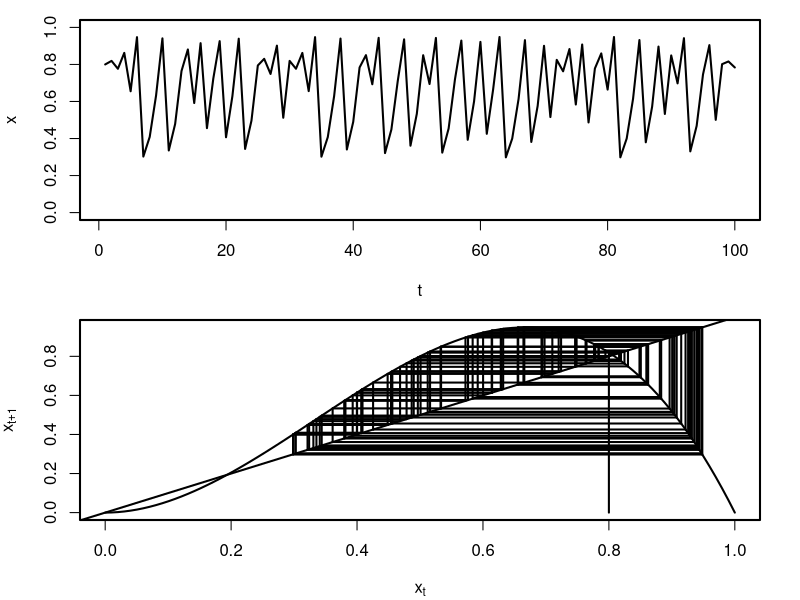

R code for this plot:
q_map<-function(r=5,x_o=runif(1,0,1),N=100,burn_in=0,...)
{
  par(mfrow=c(2,1),mar=c(4,4,1,2),lwd=2)
  ############# Trace #############
  x<-array(dim=N)
  x[1]<-x_o
  for(i in 2:N)
    x[i]<-r*x[i-1]**2*(1-x[i-1])
  
  plot(x[(burn_in+1):N],type='l',xlab='t',ylab='x', ylim=c(0,1))
  #################################
  
  ##########  Quadradic Map ########
  x<-seq(from=0,to=1,length.out=100)
  x_np1<-array(dim=100)
  for(i in 1:length(x))
    x_np1[i]<-r*x[i]**2*(1-x[i])
  
  plot(x,x_np1,type='l',xlab=expression(x[t]),ylab=expression(x[t+1]))
  abline(0,1)
  
  start=x_o
  vert=FALSE
  lines(x=c(start,start),y=c(0,r*start**2*(1-start)) )
  for(i in 1:(2*N))
  {
    if(vert)
    {
      lines(x=c(start,start),y=c(start,r*start**2*(1-start)) )
      vert=FALSE
    }
    else
    {
      lines(x=c(start,
                r*start**2*(1-start)),
            y=c(r*start**2*(1-start),
                r*start**2*(1-start)) )
      vert=TRUE
      start=r*start**2*(1-start)
    }
  }
  #################################
}

q_map(r=6.4,x_o=0.80001)
